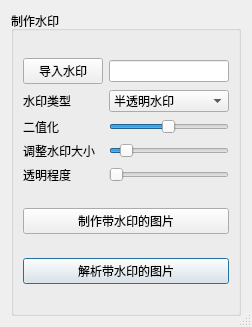
<?xml version="1.0" encoding="UTF-8"?>
<ui version="4.0">
 <class>WaterMarkView</class>
 <widget class="QDialog" name="WaterMarkView">
  <property name="geometry">
   <rect>
    <x>0</x>
    <y>0</y>
    <width>252</width>
    <height>327</height>
   </rect>
  </property>
  <property name="sizePolicy">
   <sizepolicy hsizetype="Fixed" vsizetype="Fixed">
    <horstretch>0</horstretch>
    <verstretch>0</verstretch>
   </sizepolicy>
  </property>
  <property name="windowTitle">
   <string>水印制作工具</string>
  </property>
  <property name="sizeGripEnabled">
   <bool>true</bool>
  </property>
  <layout class="QGridLayout" name="gridLayout">
   <item row="0" column="1">
    <widget class="QGroupBox" name="groupBox">
     <property name="maximumSize">
      <size>
       <width>16777215</width>
       <height>16777215</height>
      </size>
     </property>
     <property name="title">
      <string>制作水印</string>
     </property>
     <layout class="QGridLayout" name="gridLayout_9">
      <item row="2" column="1">
       <widget class="QPushButton" name="analysis">
        <property name="text">
         <string>解析带水印的图片</string>
        </property>
       </widget>
      </item>
      <item row="1" column="1">
       <widget class="QPushButton" name="generate">
        <property name="text">
         <string>制作带水印的图片</string>
        </property>
       </widget>
      </item>
      <item row="0" column="1">
       <layout class="QGridLayout" name="gridLayout_8">
        <item row="1" column="0">
         <widget class="QLabel" name="label">
          <property name="text">
           <string>水印类型</string>
          </property>
         </widget>
        </item>
        <item row="4" column="1">
         <widget class="QSlider" name="change_transparent">
          <property name="maximum">
           <number>100</number>
          </property>
          <property name="orientation">
           <enum>Qt::Horizontal</enum>
          </property>
         </widget>
        </item>
        <item row="4" column="0">
         <widget class="QLabel" name="label_2">
          <property name="text">
           <string>透明程度</string>
          </property>
         </widget>
        </item>
        <item row="3" column="0">
         <widget class="QLabel" name="label_19">
          <property name="text">
           <string>调整水印大小</string>
          </property>
         </widget>
        </item>
        <item row="3" column="1">
         <widget class="QSlider" name="change_watermark_size">
          <property name="minimum">
           <number>1</number>
          </property>
          <property name="maximum">
           <number>1000</number>
          </property>
          <property name="value">
           <number>100</number>
          </property>
          <property name="orientation">
           <enum>Qt::Horizontal</enum>
          </property>
         </widget>
        </item>
        <item row="2" column="1">
         <widget class="QSlider" name="change_watermark_th">
          <property name="maximum">
           <number>255</number>
          </property>
          <property name="value">
           <number>127</number>
          </property>
          <property name="orientation">
           <enum>Qt::Horizontal</enum>
          </property>
         </widget>
        </item>
        <item row="1" column="1">
         <widget class="QComboBox" name="change_watermark_type">
          <item>
           <property name="text">
            <string>半透明水印</string>
           </property>
          </item>
          <item>
           <property name="text">
            <string>空域隐形水印</string>
           </property>
          </item>
          <item>
           <property name="text">
            <string>频域隐形水印</string>
           </property>
          </item>
         </widget>
        </item>
        <item row="2" column="0">
         <widget class="QLabel" name="label_18">
          <property name="text">
           <string>二值化</string>
          </property>
         </widget>
        </item>
        <item row="0" column="0">
         <widget class="QPushButton" name="open_watermark">
          <property name="text">
           <string>导入水印</string>
          </property>
         </widget>
        </item>
        <item row="0" column="1">
         <widget class="QLineEdit" name="watermark_path"/>
        </item>
       </layout>
      </item>
     </layout>
    </widget>
   </item>
  </layout>
 </widget>
 <resources/>
 <connections/>
</ui>
